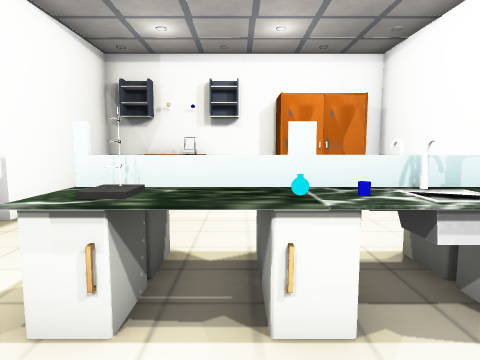
[1] (above)

17 first-person views from a walk through a scene from a Unity 3-D project. The camera is 1.3 m above the floor, tilts 6° down and sees 75° across. The floor is counted in squares, 1 m on a side. Each view is taken from the middle of a square. On the plan, view 1 faces up. The plan holds only what a view shows up to about 14 squares ahead; the rest is blank. The player character is not drawn. Some surface patterns are stand-ins.

[2]
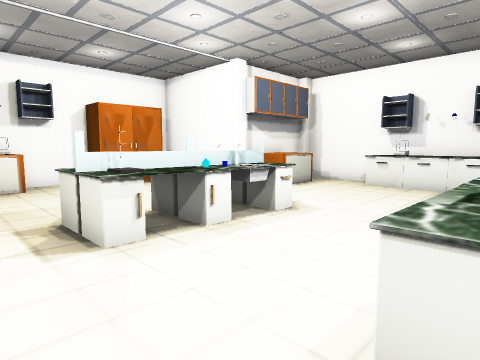

[3]
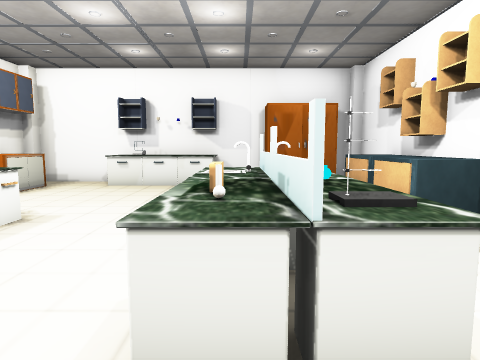

[4]
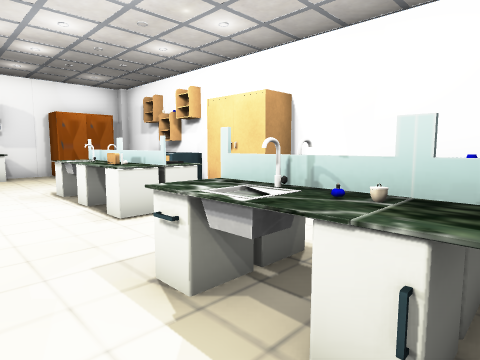

[5]
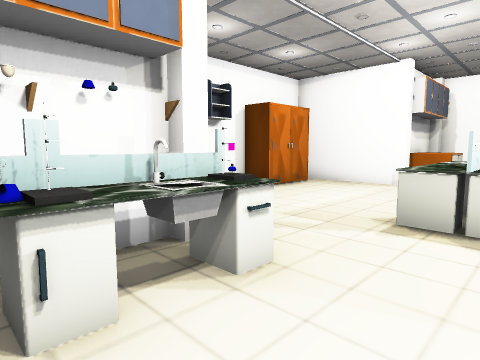

[6]
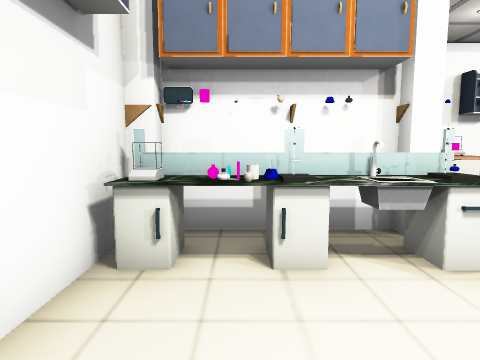

[7]
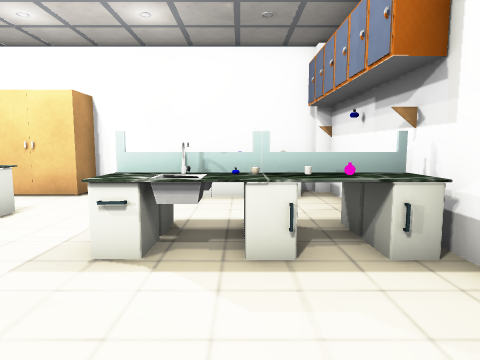

[8]
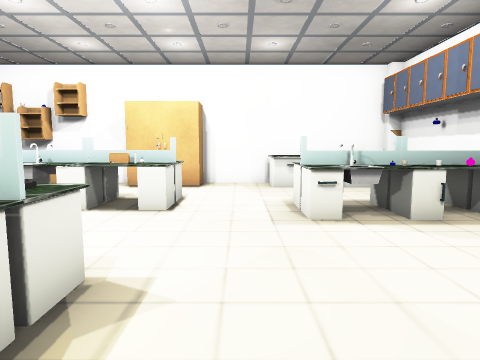

[9]
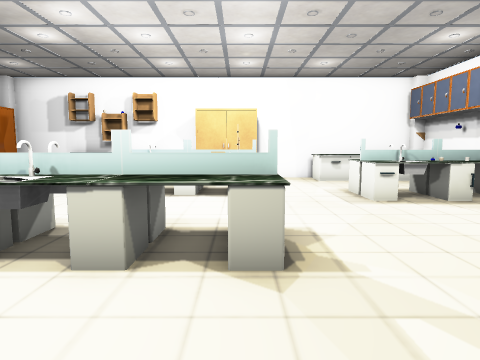

[10]
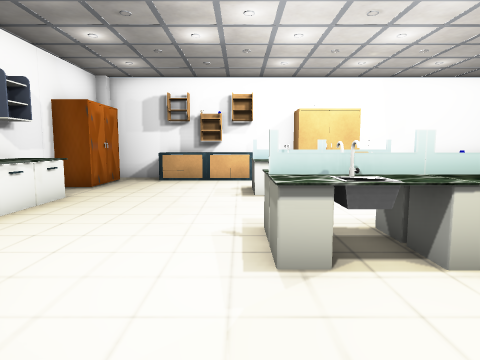

[11]
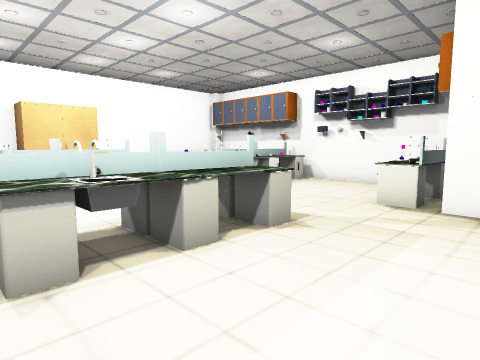

[12]
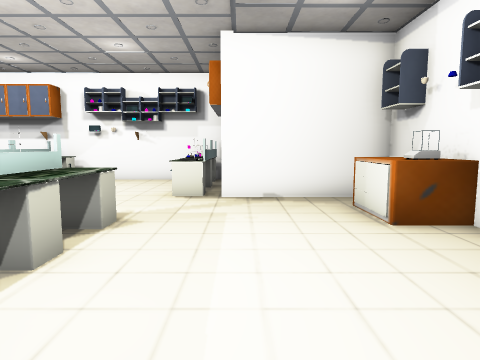

[13]
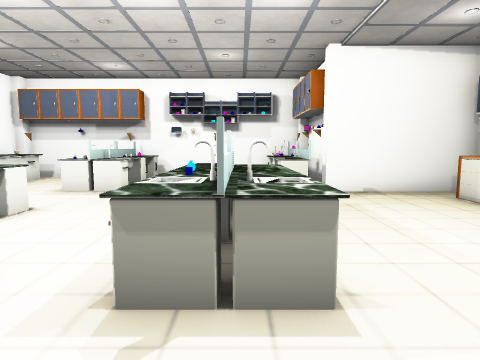

[14]
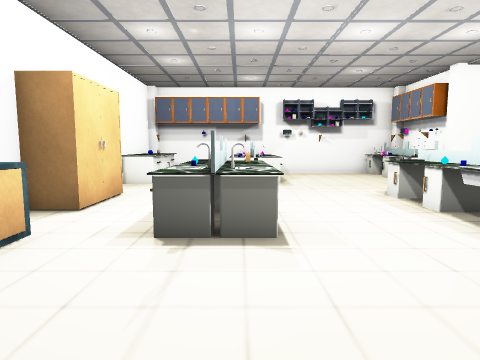

[15]
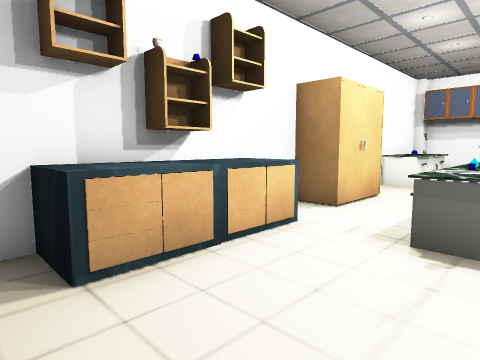

[16]
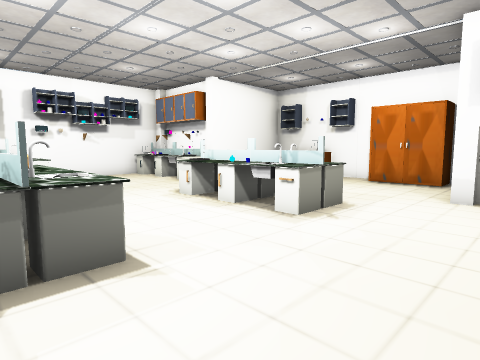

[17]
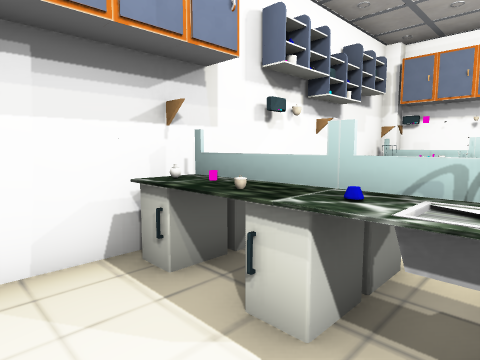

### Floor plan
Points are (right, up) in squares from view 1. A wall is a line through its corners. A room is listed if a view was taken in it or the views show most of it. See-through windows are left out.
Room 1 (views 1, 2, 3, 4, 5, 6, 7, 8, 9, 10, 11, 12, 13, 14, 15, 16, 17)
walls: (-5.4, 5) (-6.6, 5); (4.4, 6.4) (4.4, 9.9) (3.5, 9.9); (0.6, -6.4) (8.5, -6.4); (-6.4, 5.1) (-5.4, 5.1); (-6.4, 5.9) (-7.5, 5.9); (1.2, 9.9) (-4.1, 9.9) (-4.1, 6.4); (-8.6, 5.6) (-8.6, -5.5); (8.9, -3) (8.9, 5.6); (8.5, 5.9) (5.4, 5.9); (-8.2, -6.4) (-1.6, -6.4)
objects: pillar (-8, -6); other object (-8, -3); other object (-8, -2); other object (-8, -1) to (-6, -1); other object (-8, 0); other object (-8, 4); other object (-8, 5); pillar (-8, 6); other object (-7, -6) to (-4, -5); other object (-7, -2); other object (-7, 0); other object (-7, 4); other object (-7, 5); other object (-6, -6); flask (-6, -2); other object (-6, 0); other object (-6, 4) to (-4, 5); other object (-6, 6); other object (-5, -2); tap (-5, -1); tap (-5, 5); other object (-5, 6); other object (-4, -2); other object (-4, -1); pillar (-4, 6); other object (-3, 9); other object (-2, -6) to (1, -5); other object (-2, 9) to (-1, 9); other object (-1, -3); other object (-1, -2); other object (-1, 2); other object (-1, 3) to (0, 4); other object (0, -3); rack (0, -2); flask (0, 2); other object (1, -3); other object (1, -2); other object (1, 2); other object (1, 3) to (2, 4); other object (1, 9) to (2, 9); other object (2, -3) to (3, -3); tap (2, -2); other object (2, 2) to (3, 3); tap (2, 3); other object (3, -5) to (4, -5); other object (3, -2); rack (4, -6); other object (5, -6) to (6, -5); pillar (5, 6); other object (6, 5) to (7, 5); other object (8, -5) to (8, -3); other object (8, -1) to (8, 2); pillar (9, -6)

Positions as (right, up) in squares from view 1, and headings:
1: (0, 0), facing up
2: (-3, -2), facing up-right
3: (-3, -2), facing right
4: (-7, 1), facing down-right
5: (-7, 2), facing up-right
6: (-7, 1), facing up
7: (-6, 3), facing down
8: (-3, 5), facing down
9: (-1, 7), facing down
10: (3, 7), facing down
11: (3, 7), facing down-left
12: (4, 6), facing left
13: (5, 3), facing left
14: (7, -2), facing left
15: (7, -2), facing down-left
16: (6, -3), facing up-left
17: (-5, -4), facing up-left
